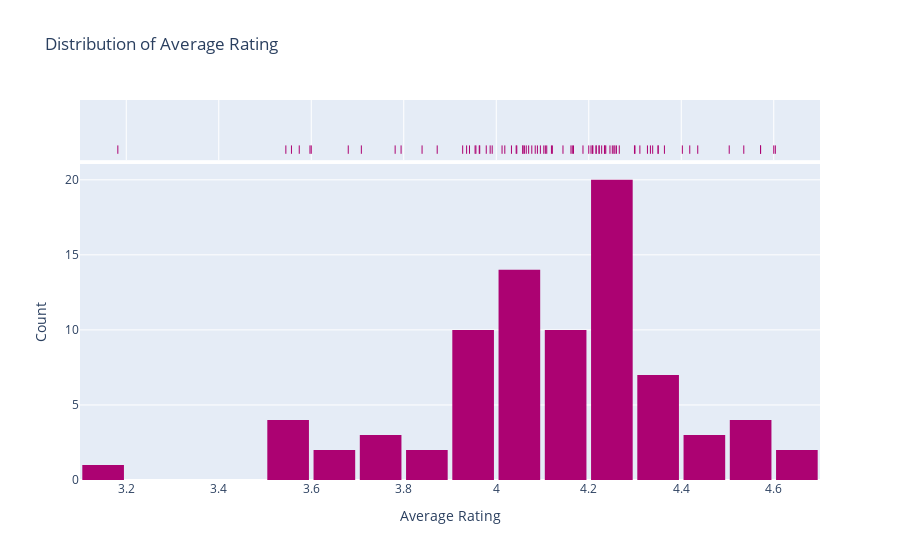

The code cell stored with this chart in its notebook:
### Code cell
import plotly.express as px
import pandas as pd

# Create interactive histogram with plotly
fig = px.histogram(df, x='avg_rating', nbins=20, title='Distribution of Average Rating', 
                   marginal='rug', color_discrete_sequence=['#AC0272'])

# Customize layout
fig.update_layout(
    xaxis_title='Average Rating',
    yaxis_title='Count',
    bargap=0.1  # Adjust gap between bars
)

# Show plot
fig.show()

### Figure 1 — Plotly figure (JSON) as saved in the notebook; plotly's stock layout.template omitted (floating-point values rounded to 4 significant figures)
{"data": [{"alignmentgroup": "True", "bingroup": "x", "hovertemplate": "avg_rating=%{x}<br>count=%{y}<extra></extra>", "legendgroup": "", "marker": {"color": "#AC0272", "pattern": {"shape": ""}}, "name": "", "nbinsx": 20, "offsetgroup": "", "orientation": "v", "showlegend": false, "type": "histogram", "x": [4.418, 4.119, 4.162, 4.089, 3.978, null, 4.436, 3.545, 4.246, 4.266, 3.963, 4.254, 4.095, 4.033, 4.208, null, 4.057, 4.338, 4.044, 3.942, 4.3, 4.084, null, 4.205, 4.311, 4.257, 4.35, 4.223, 4.364, 3.991, 4.216, 4.109, 3.557, 4.077, null, 4.333, 3.872, 4.164, null, 3.794, 3.6, 4.234, 4.299, 3.954, null, 3.927, 4.603, 4.237, 3.574, 3.936, 3.597, null, 4.144, 4.013, 4.043, 4.103, 3.182, 4.209, 3.987, 4.106, 3.84, 4.065, 4.228, 4.251, 4.26, 4.402, 3.781, 4.061, 4.121, 4.2, 4.572, 4.6, 4.571, null, 4.235, 4.216, 4.058, null, 3.708, 3.956, 4.35, 3.964, 4.188, 4.327, 4.07, 4.535, null, null, 3.68, 4.167, null, 4.222, null, 4.019, 4.504], "xaxis": "x", "yaxis": "y"}, {"alignmentgroup": "True", "boxpoints": "all", "fillcolor": "rgba(255,255,255,0)", "hoveron": "points", "hovertemplate": "avg_rating=%{x}<extra></extra>", "jitter": 0, "legendgroup": "", "line": {"color": "rgba(255,255,255,0)"}, "marker": {"color": "#AC0272", "symbol": "line-ns-open"}, "name": "", "offsetgroup": "", "showlegend": false, "type": "box", "x": [4.418, 4.119, 4.162, 4.089, 3.978, null, 4.436, 3.545, 4.246, 4.266, 3.963, 4.254, 4.095, 4.033, 4.208, null, 4.057, 4.338, 4.044, 3.942, 4.3, 4.084, null, 4.205, 4.311, 4.257, 4.35, 4.223, 4.364, 3.991, 4.216, 4.109, 3.557, 4.077, null, 4.333, 3.872, 4.164, null, 3.794, 3.6, 4.234, 4.299, 3.954, null, 3.927, 4.603, 4.237, 3.574, 3.936, 3.597, null, 4.144, 4.013, 4.043, 4.103, 3.182, 4.209, 3.987, 4.106, 3.84, 4.065, 4.228, 4.251, 4.26, 4.402, 3.781, 4.061, 4.121, 4.2, 4.572, 4.6, 4.571, null, 4.235, 4.216, 4.058, null, 3.708, 3.956, 4.35, 3.964, 4.188, 4.327, 4.07, 4.535, null, null, 3.68, 4.167, null, 4.222, null, 4.019, 4.504], "xaxis": "x2", "yaxis": "y2"}], "layout": {"bargap": 0.1, "barmode": "relative", "legend": {"tracegroupgap": 0}, "title": {"text": "Distribution of Average Rating"}, "xaxis": {"anchor": "y", "domain": [0, 1], "title": {"text": "Average Rating"}}, "xaxis2": {"anchor": "y2", "domain": [0, 1], "matches": "x", "showgrid": true, "showticklabels": false}, "yaxis": {"anchor": "x", "domain": [0, 0.8316], "title": {"text": "Count"}}, "yaxis2": {"anchor": "x2", "domain": [0.8416, 1], "matches": "y2", "showgrid": false, "showline": false, "showticklabels": false, "ticks": ""}}}
